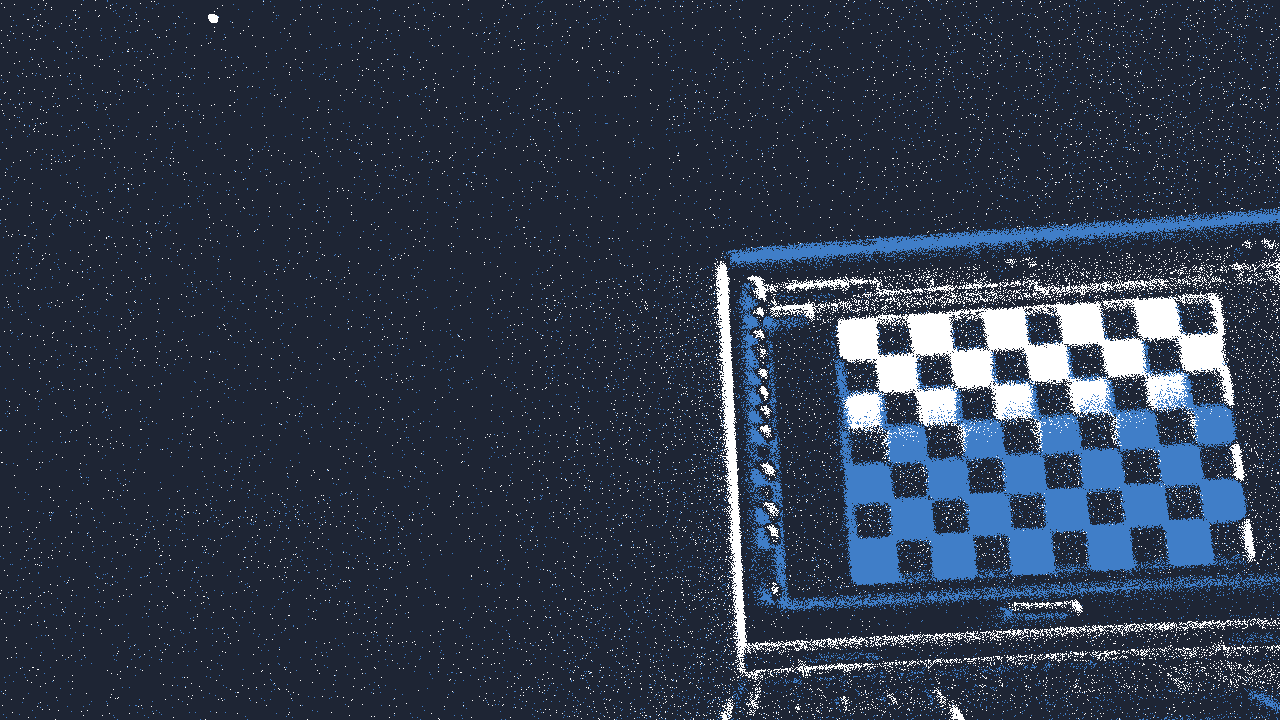
#> input picture Visualizer/calibration_data_events/2025_12_11_11_42_37/left/0.png, 1280 x 720 px, given as the content of the folder ./calibration_data, which was not available
$ python calibrateWIP.py   (older library calls are emulated)
#> lines starting #> are read from the running program, lines starting #| are printed output that depends on the picture; after the words box and inside, x2 and y2 are one past the last pixel; in counts of white or black regions, pixels touching at a corner belong together
import os
import cv2

from typing import Tuple, Dict
from tqdm import tqdm
from collections import OrderedDict

import shutil
import numpy as np
import time


PATTERN_SIZE = (9, 6)

def read_calibration_data(delete_calibration_couples=True) -> Tuple[Dict[str,str], Dict[str,str]]:
#> further down, left_img is the input picture: shape (720, 1280, 3); mean B, G, R 73.8, 55.3, 44.7
    calibration_data_folder_path = "./calibration_data"
    data_folder = os.listdir(calibration_data_folder_path)
    data_folder.sort()

    left_path = os.path.join("./calibration_data", data_folder[-1], "left")
    right_path = os.path.join("./calibration_data", data_folder[-1], "right")
    output_path = os.path.join("./calibration_data", data_folder[-1], "calibration_couples")

    if os.path.exists(output_path):
        if delete_calibration_couples:
            shutil.rmtree(output_path)
            os.mkdir(output_path)
    else:
        os.mkdir(output_path)

    left_dict =  {int(img_file_name.split(".")[0]): os.path.join(left_path, img_file_name)  for img_file_name in os.listdir(left_path) }
    right_dict = {int(img_file_name.split(".")[0]): os.path.join(right_path, img_file_name) for img_file_name in os.listdir(right_path)}

    left_dict =     OrderedDict(sorted(left_dict.items()))
    right_dict =    OrderedDict(sorted(right_dict.items()))

    return left_dict, right_dict, output_path


def find_closer_right_timestamp(timestamp, last_other_timestamp_i, other_timestamps):
    last_dist = abs(timestamp-other_timestamps[last_other_timestamp_i])
    closer_timestamp_i = last_other_timestamp_i
    for i in range(last_other_timestamp_i+1, len(other_timestamps)):
        if abs(timestamp-other_timestamps[i]) > last_dist:
            break
        else:
            last_dist = abs(timestamp-other_timestamps[i])
            closer_timestamp_i = i

    return closer_timestamp_i, other_timestamps[closer_timestamp_i]

def process_image(image):
    image = cv2.cvtColor(image, cv2.COLOR_BGR2GRAY)

    image[image<40] = 0
    image[image>=40] = 255
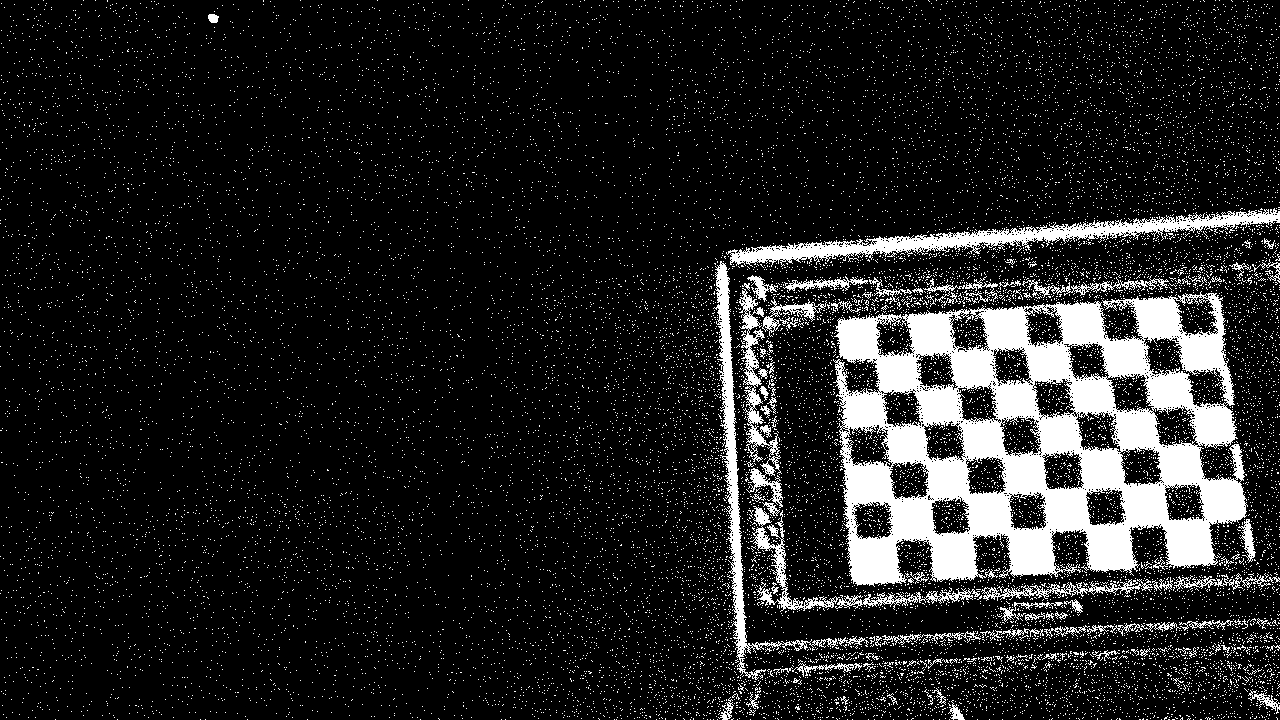
#> image: shape (720, 1280); 12.7% white; 18405 white regions (18312 under 20 px), largest, box (x1, y1, x2, y2) and area: (833, 291, 1248, 587) 65890, (726, 208, 1280, 267) 7415, (713, 261, 838, 680) 4582

    image = cv2.GaussianBlur(image, (15, 15), 0)
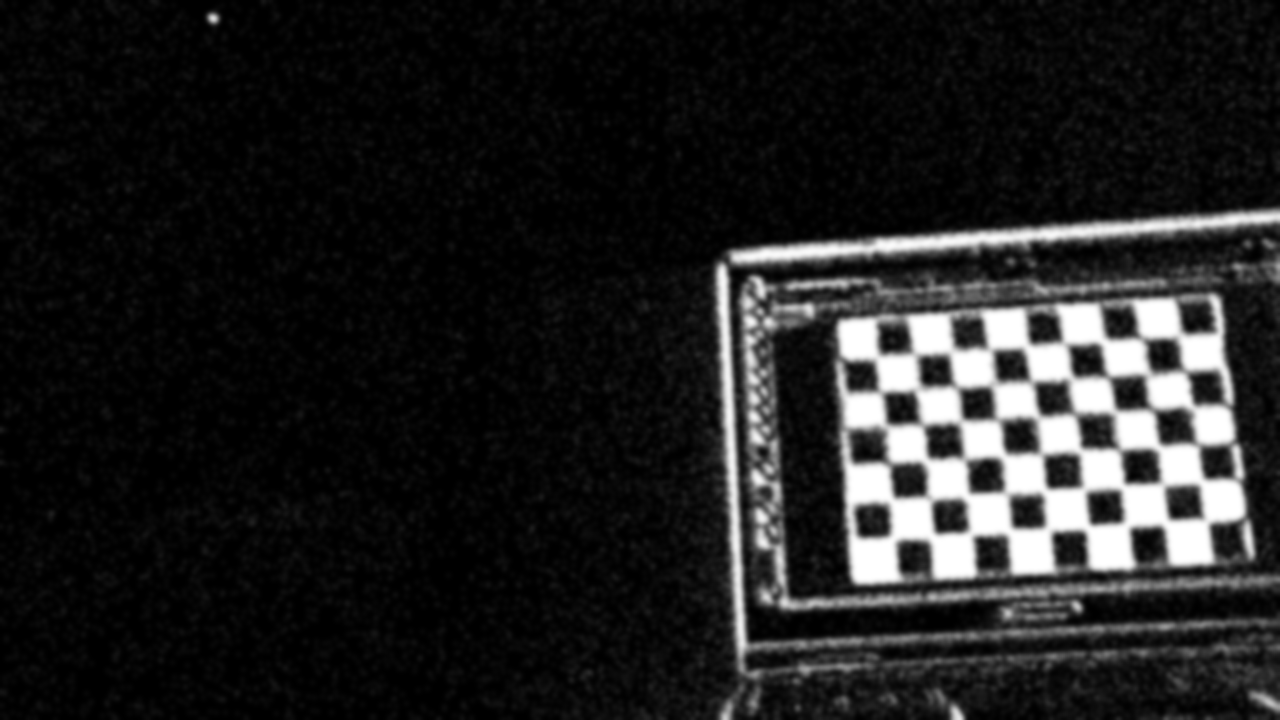
#> image: shape (720, 1280); min 0, max 255, mean 32.5

    return image

if __name__ == "__main__":

    left_dict, right_dict, output_path = read_calibration_data()

    criteria = (cv2.TERM_CRITERIA_EPS + cv2.TERM_CRITERIA_MAX_ITER, 30, 0.01)

    chess_i = 0
    last_right_timestamp_i = 0

    all_corners_left = []
    all_corners_right = []

    img_size = None

    for left_timestamp in tqdm(left_dict):

        left_img = cv2.imread(left_dict[left_timestamp])
        left_img_gray = process_image(left_img)

        if img_size is None:
            img_size = (left_img.shape[1], left_img.shape[0])
#> img_size = (1280, 720)

        res_left, corners_left = cv2.findChessboardCorners(left_img_gray, PATTERN_SIZE)
#> res_left = True; corners_left = 54 rows, first 8: [1206.5, 520.5], [1165.5, 522.5], [1126, 526.5], [1088.5, 529], [1050, 528], [1009.5, 531.5], [970.5, 534.5], [933, 538]

        if res_left:

            corners_left_fine = cv2.cornerSubPix(left_img_gray, corners_left, (11,11), (-1,-1), criteria)
#> corners_left_fine = 54 rows, first 8: [1207.8, 522.2], [1166.3, 522.3], [1126.1, 524.3], [1087.2, 528], [1048.7, 529.5], [1010.9, 529.8], [970.1, 533.1], [932.8, 536.1]

            last_right_timestamp_i, right_timestamp = find_closer_right_timestamp(left_timestamp, last_right_timestamp_i, list(right_dict.keys()))

            right_img = cv2.imread(right_dict[right_timestamp])
            right_image_gray = process_image(right_img)

            res_right, corners_right = cv2.findChessboardCorners(right_image_gray, PATTERN_SIZE)
#> res_right = True; corners_right has the same summary as corners_left

            if res_right:
                corners_right_fine = cv2.cornerSubPix(right_image_gray, corners_right, (11,11), (-1,-1), criteria)
#> corners_right_fine has the same summary as corners_left_fine

                cv2.drawChessboardCorners(left_img, PATTERN_SIZE, corners_left_fine, res_left)
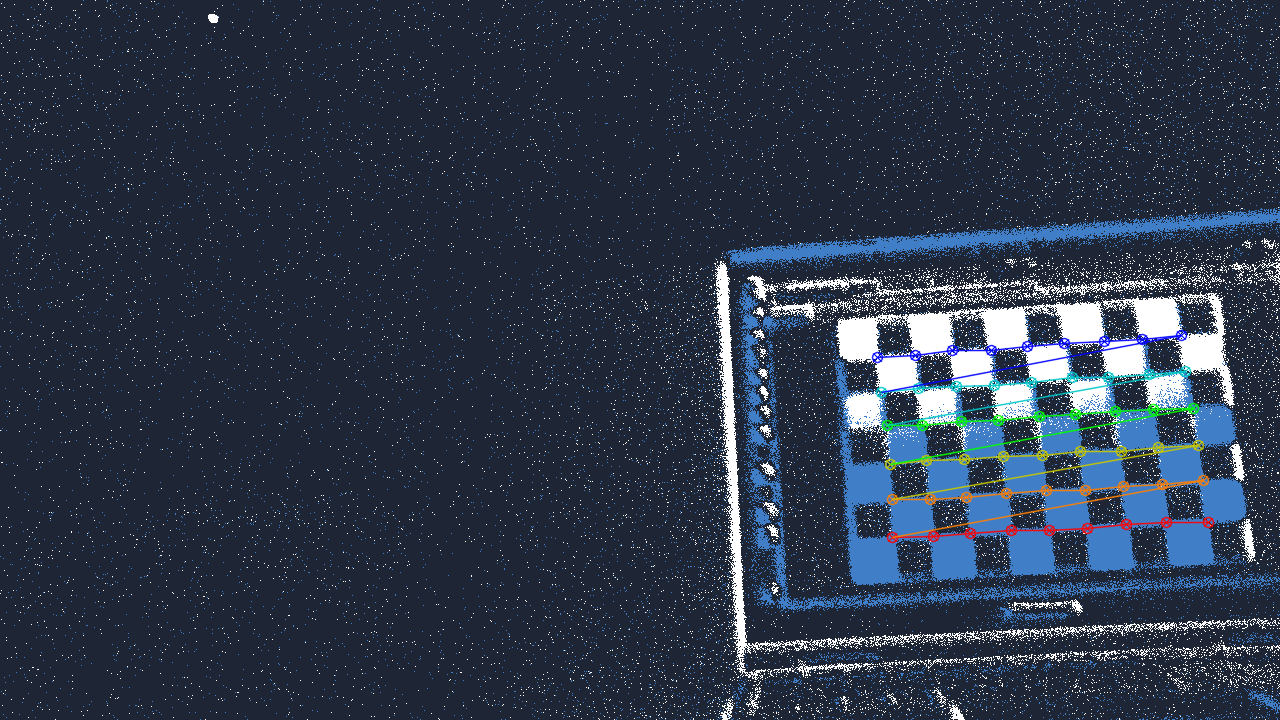
#> left_img: shape (720, 1280, 3); 1.54% of pixels changed, all inside (x1, y1, x2, y2) = (871, 329, 1215, 544)
                cv2.imwrite(os.path.join(output_path, f"{chess_i}_left.png"), left_img)

                cv2.drawChessboardCorners(right_img, PATTERN_SIZE, corners_right_fine, res_right)
                cv2.imwrite(os.path.join(output_path, f"{chess_i}_right.png"), right_img)

                chess_i += 1

                all_corners_left.append(corners_left_fine)
                all_corners_right.append(corners_right_fine)

    # Now in corners we have the corners from the left and right images
    assert len(all_corners_left) == len(all_corners_right)

    pattern_points = np.zeros((np.prod(PATTERN_SIZE), 3), np.float32)
    pattern_points[:, :2] = np.indices(PATTERN_SIZE).T.reshape(-1, 2)
    pattern_points = [pattern_points] * len(all_corners_left)
#> pattern_points = 1 item

    err, Kl, Dl, Kr, Dr, R, T, E, F = cv2.stereoCalibrate(
        pattern_points, all_corners_left, all_corners_right, None, None, None, None, img_size, flags=0)
#> err = 1.32; Kl = [[1412.5, 0, 582.8], [0, 1278.7, 447.3], [0, 0, 1]]; Dl = [[-0.705, 0.821, 0.0363, 0.0237, -0.105]]; Kr has the same summary as Kl; Dr = [[-0.705, 0.821, 0.0363, 0.0237, -0.105]]; R = [[1, 1.16e-05, 5.17e-06], [-1.16e-05, 1, -4.64e-07], [-5.17e-06, 4.64e-07, 1]]; T = [0.000214, -1.36e-05, 0.000287]; E = [[3.39e-09, -0.000287, -1.36e-05], [0.000287, 3.22e-09, -0.000214], [1.36e-05, 0.000214, -2.91e-11]]; F = [[9.53e-07, -0.0891, 34.45], [0.0891, 1.1e-06, -145.8], [-34.45, 145.8, 1]]

    print(f"T = {T}")
#| T = [[ 2.14253358e-04]
#|  [-1.36248328e-05]
#|  [ 2.87283159e-04]]
    print(f"R = {R}")
#| R = [[ 1.00000000e+00  1.15682931e-05  5.16617937e-06]
#|  [-1.15682907e-05  1.00000000e+00 -4.64169299e-07]
#|  [-5.16618474e-06  4.64109535e-07  1.00000000e+00]]

    # After stereo calibration, compute rectification maps
    R1, R2, P1, P2, Q, validPixROI1, validPixROI2 = cv2.stereoRectify(
        Kl, Dl, Kr, Dr, img_size, R, T, alpha=0.9
    )
#> R1 = [[0.597, -0.038, 0.801], [0.038, 0.999, 0.019], [-0.801, 0.019, 0.598]]; R2 = [[0.597, -0.038, 0.801], [0.038, 0.999, 0.019], [-0.801, 0.0191, 0.598]]; P1 = [[799.8, 0, -4673.6, 0], [0, 799.8, 914.5, 0], [0, 0, 1, 0]]; P2 = [[799.8, 0, -4673.6, 0.287], [0, 799.8, 914.5, 0], [0, 0, 1, 0]]; Q = [[1, 0, 0, 4673.6], [0, 1, 0, -914.5], [0, 0, 0, 799.8], [0, 0, -2788.3, 0]]; validPixROI1 = (0, 546, 667, 174); validPixROI2 = (0, 546, 666, 174)

    # Compute rectification maps
    left_map1, left_map2 = cv2.initUndistortRectifyMap(
        Kl, Dl, R1, P1, img_size, cv2.CV_16SC2
    )
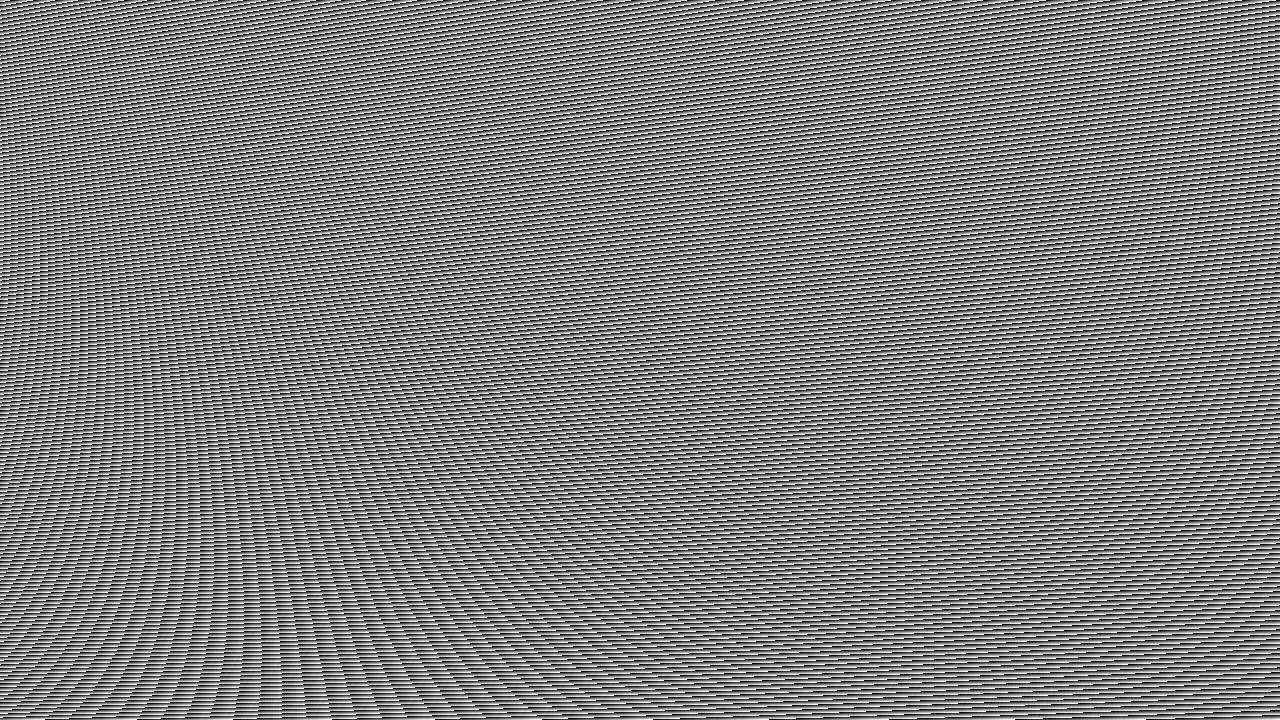
#> left_map2: shape (720, 1280) uint16; min 0, max 1023, mean 511.5; drawn with min black and max white
    right_map1, right_map2 = cv2.initUndistortRectifyMap(
        Kr, Dr, R2, P2, img_size, cv2.CV_16SC2
    )

    # Salva le mappe di rettificazione (come prima)
    np.save(os.path.join(output_path, 'stereo.npy'), {
        'left_map1': left_map1,
        'left_map2': left_map2,
        'right_map1': right_map1,
        'right_map2': right_map2
    })

    # ===== NUOVO: Salva anche i parametri di calibrazione per cross-calibration =====
    calibration_file = './calibration.npz'
    np.savez(calibration_file,
             K_left=Kl,
             K_right=Kr,
             D_left=Dl,
             D_right=Dr,
             R=R,
             T=T,
             img_size=np.array(img_size))

    print(f"\n✓ Parametri di calibrazione salvati in: {calibration_file}")
    print("  Questo file sarà usato per la cross-calibration RGB-Event")
